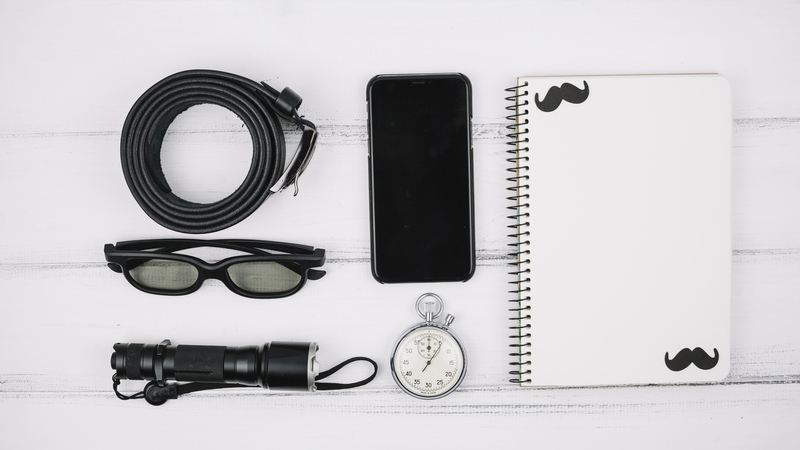
#> input picture imagenes_prueba/ejemplo_11.jpg, 800 x 450 px, found by its file name
$ python demo1.py
#> lines starting #> are read from the running program, lines starting #| are printed output that depends on the picture; after the words box and inside, x2 and y2 are one past the last pixel; in counts of white or black regions, pixels touching at a corner belong together
### contador_objetos/preprocesamiento.py
# -*- coding: utf-8 -*-
"""
Created on Tue Apr 21 22:28:49 2026

@author: emman
"""

import cv2
import numpy as np
import matplotlib.pyplot as plt


def leer_imagen(ruta_imagen):
    """
    Lee una imagen desde disco usando OpenCV.
    OpenCV la carga en formato BGR.
    """
#> called with ruta_imagen = 'imagenes_prueba/ejemplo_11.jpg'
    imagen = cv2.imread(ruta_imagen)
#> imagen is the input picture: shape (450, 800, 3); mean B, G, R 197.3, 195.1, 196.4

    if imagen is None:
        raise FileNotFoundError(f"No se pudo abrir la imagen: {ruta_imagen}")

    return imagen


def bgr_a_rgb(imagen_bgr):
    """
    Convierte una imagen de BGR a RGB manualmente.
    """
    imagen_rgb = imagen_bgr[:, :, ::-1]
    return imagen_rgb


def convertirBGR_a_grises(imagen_bgr):
    """
    Convierte una imagen BGR a escala de grises manualmente.
    Fórmula usada:
        gris = 0.2989*R + 0.587*G + 0.114*B
    """
    b = imagen_bgr[:, :, 0].astype(np.float64)
    g = imagen_bgr[:, :, 1].astype(np.float64)
    r = imagen_bgr[:, :, 2].astype(np.float64)

    gris = 0.114 * b + 0.587 * g + 0.2989 * r

    gris = np.clip(gris, 0, 255)
    gris = gris.astype(np.uint8)

    return gris

# [16 lines left out: function convertirRGB_a_grises, not called in this run]

def aplicar_convolucion(imagen, kernel, aplicar_clip=True):
    """
    Aplica una convolución manual a una imagen en escala de grises.

    Parámetros:
    - imagen: matriz 2D
    - kernel: matriz del filtro
    - aplicar_clip: si True, limita la salida entre 0 y 255
    """

    alto, ancho = imagen.shape
    k_alto, k_ancho = kernel.shape

    pad_h = k_alto // 2
    pad_w = k_ancho // 2

    imagen_padded = np.pad(imagen,
                           ((pad_h, pad_h), (pad_w, pad_w)),
                           mode='constant')

    salida = np.zeros((alto, ancho), dtype=np.float64)

    for i in range(alto):
        for j in range(ancho):
            region = imagen_padded[i:i + k_alto, j:j + k_ancho]
            valor = np.sum(region * kernel)
            salida[i, j] = valor

    if aplicar_clip:
        salida = np.clip(salida, 0, 255)
        return salida.astype(np.uint8)

    return salida

def filtro_promedio():
    kernel = np.ones((3,3))
    return kernel / np.sum(kernel)


def kernel_sobel_x():
    """
    Devuelve el kernel de Sobel en dirección X.
    """
    return np.array([[-1, 0, 1], [-2, 0, 2], [-1, 0, 1]], dtype=np.float64)


def kernel_sobel_y():
    """
    Devuelve el kernel de Sobel en dirección Y.
    """
    return np.array([[-1, -2, -1],[ 0,  0,  0], [ 1,  2,  1]], dtype=np.float64)


def calcular_magnitud_gradiente(gradiente_x, gradiente_y):
    """
    Calcula la magnitud del gradiente combinando Gx y Gy.
    """
    magnitud = np.sqrt(gradiente_x.astype(np.float64)**2 +
                       gradiente_y.astype(np.float64)**2)

    magnitud = np.clip(magnitud, 0, 255)
    return magnitud.astype(np.uint8)

def transformacion_negativa(imagen):
    """
    Aplica la transformación negativa a una imagen en escala de grises.

    Parámetro:
    - imagen: imagen en escala de grises (uint8)

    Devuelve:
    - imagen negativa
    """
    negativo = 255 - imagen
    return negativo


def calcular_matriz_harris(imagen_gris, k=0.04):
    """
    Calcula la respuesta de Harris para una imagen en escala de grises.

    Parámetros:
    - imagen_gris: imagen en escala de grises
    - k: constante de Harris

    Devuelve:
    - matriz R con la respuesta de Harris
    """
    sobel_x = kernel_sobel_x()
    sobel_y = kernel_sobel_y()

    ix = aplicar_convolucion(imagen_gris, sobel_x, aplicar_clip=False)
    iy = aplicar_convolucion(imagen_gris, sobel_y, aplicar_clip=False)

    ix2 = ix ** 2
    iy2 = iy ** 2
    ixy = ix * iy

    kernel = filtro_promedio()

    sx2 = aplicar_convolucion(ix2, kernel, aplicar_clip=False)
    sy2 = aplicar_convolucion(iy2, kernel, aplicar_clip=False)
    sxy = aplicar_convolucion(ixy, kernel, aplicar_clip=False)
#> after the loop in aplicar_convolucion (call 6), `for i in range(alto):`:
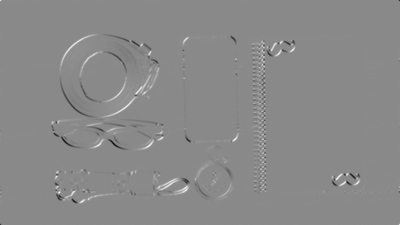
#> salida: shape (450, 800) float64 (shown at 1/2 size); min -108433.6, max 91951.9, mean 168.5; drawn with min black and max white

    det_m = (sx2 * sy2) - (sxy ** 2)
    trace_m = sx2 + sy2

    r = det_m - k * (trace_m ** 2)
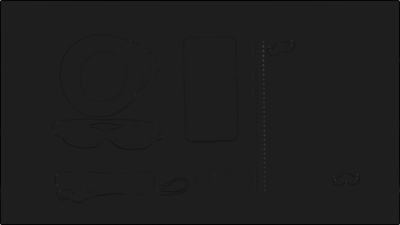
#> r: shape (450, 800) float64 (shown at 1/2 size); min -4.27e+09, max 3.19e+10, mean -61502716.8; drawn with min black and max white

    return r


def detectar_esquinas_harris(respuesta_harris, umbral_relativo=0.01):
    """
    Detecta esquinas a partir de la respuesta de Harris.

    Parámetros:
    - respuesta_harris: matriz R
    - umbral_relativo: porcentaje respecto al valor máximo

    Devuelve:
    - lista de coordenadas (fila, columna) donde hay esquinas
    """
#> called with umbral_relativo = 0.05
    esquinas = []

    r_max = np.max(respuesta_harris)
#> r_max = 3.19e+10
    umbral = umbral_relativo * r_max
#> umbral = 1.59e+09

    alto, ancho = respuesta_harris.shape

    for i in range(1, alto - 1):
        for j in range(1, ancho - 1):
            valor = respuesta_harris[i, j]

            if valor > umbral:
                ventana = respuesta_harris[i-1:i+2, j-1:j+2]

                if valor == np.max(ventana):
                    esquinas.append((i, j))
#> after the loop, esquinas = 78 pairs, first value 1 to 448, second value 1 to 798

    return esquinas

### contador_objetos/segmentacion.py
# -*- coding: utf-8 -*-
"""
Created on Tue Apr 21 22:29:08 2026

@author: emman
"""

import numpy as np

def umbralizar_imagen(imagen, umbral):
    """
    Convierte una imagen en escala de grises a binaria usando un umbral fijo.

    Parámetros:
    - imagen: imagen 2D en escala de grises
    - umbral: valor de corte

    Salida:
    - imagen binaria con valores 0 y 255
    """
    binaria = np.zeros_like(imagen, dtype=np.uint8)

    alto, ancho = imagen.shape

    for i in range(alto):
        for j in range(ancho):
            if imagen[i, j] >= umbral:
                binaria[i, j] = 255
            else:
                binaria[i, j] = 0

    return binaria


# [56 lines left out: function calcular_umbral_otsu, not called in this run]


def obtener_vecinos(i, j, alto, ancho):
    """
    Devuelve los vecinos válidos de un pixel usando conectividad de 8.
    """
    vecinos = []

    for di in [-1, 0, 1]:
        for dj in [-1, 0, 1]:
            if di == 0 and dj == 0:
                continue

            ni = i + di
            nj = j + dj

            if 0 <= ni < alto and 0 <= nj < ancho:
                vecinos.append((ni, nj))

    return vecinos


def etiquetar_componentes_conectados(imagen_binaria):
    """
    Etiqueta manualmente las regiones conectadas en una imagen binaria.

    Considera como objeto los pixeles con valor 255.
    Usa conectividad de 8.

    Devuelve:
    - etiquetas: matriz con la etiqueta de cada región
    - num_etiquetas: número total de objetos encontrados
    """
    alto, ancho = imagen_binaria.shape

    etiquetas = np.zeros((alto, ancho), dtype=np.int32)
    etiqueta_actual = 0

    for i in range(alto):
        for j in range(ancho):
            if imagen_binaria[i, j] == 255 and etiquetas[i, j] == 0:
                etiqueta_actual += 1

                cola = [(i, j)]
                etiquetas[i, j] = etiqueta_actual

                while len(cola) > 0:
                    x, y = cola.pop(0)

                    vecinos = obtener_vecinos(x, y, alto, ancho)

                    for nx, ny in vecinos:
                        if imagen_binaria[nx, ny] == 255 and etiquetas[nx, ny] == 0:
                            etiquetas[nx, ny] = etiqueta_actual
                            cola.append((nx, ny))

    return etiquetas, etiqueta_actual


# [6 lines left out: function contar_objetos, not called in this run]


def eliminar_objetos_pequenos(etiquetas, min_area):
    """
    Elimina regiones cuya área sea menor que min_area.

    Parámetros:
    - etiquetas: imagen etiquetada
    - min_area: área mínima permitida

    Devuelve:
    - etiquetas_filtradas: imagen etiquetada sin objetos pequeños
    - numero_objetos: número final de objetos válidos
    """
    etiquetas_filtradas = np.copy(etiquetas)
    etiquetas_unicas = np.unique(etiquetas_filtradas)

    # Quitamos el fondo (etiqueta 0)
    etiquetas_unicas = etiquetas_unicas[etiquetas_unicas != 0]

    for etiqueta in etiquetas_unicas:
        area = np.sum(etiquetas_filtradas == etiqueta)

        if area < min_area:
            etiquetas_filtradas[etiquetas_filtradas == etiqueta] = 0

    # Re-etiquetar para que queden consecutivas: 1, 2, 3, ...
    etiquetas_finales = np.zeros_like(etiquetas_filtradas, dtype=np.int32)
    nueva_etiqueta = 0

    etiquetas_unicas = np.unique(etiquetas_filtradas)
    etiquetas_unicas = etiquetas_unicas[etiquetas_unicas != 0]

    for etiqueta in etiquetas_unicas:
        nueva_etiqueta += 1
        etiquetas_finales[etiquetas_filtradas == etiqueta] = nueva_etiqueta

    return etiquetas_finales, nueva_etiqueta


def calcular_propiedades(etiquetas):
    """
    Calcula propiedades básicas de cada objeto etiquetado.

    Propiedades calculadas:
    - área
    - centroide
    - caja delimitadora

    Devuelve:
    - lista de diccionarios con propiedades por objeto
    """
    propiedades = []
    etiquetas_unicas = np.unique(etiquetas)

    # Quitamos fondo
    etiquetas_unicas = etiquetas_unicas[etiquetas_unicas != 0]

    for etiqueta in etiquetas_unicas:
        coords = np.where(etiquetas == etiqueta)

        filas = coords[0]
        columnas = coords[1]

        area = len(filas)

        centroide_y = np.mean(filas)
        centroide_x = np.mean(columnas)

        min_fila = np.min(filas)
        max_fila = np.max(filas)
        min_col = np.min(columnas)
        max_col = np.max(columnas)

        propiedades.append({
            "etiqueta": int(etiqueta),
            "area": int(area),
            "centroide": (float(centroide_y), float(centroide_x)),
            "caja": (int(min_fila), int(min_col), int(max_fila), int(max_col))
        })

    return propiedades

### ejemplos/demo1.py
# -*- coding: utf-8 -*-
"""
Created on Fri Apr 24 23:46:23 2026

@author: emman
"""

import numpy as np
import matplotlib.pyplot as plt

from contador_objetos.preprocesamiento import (
    leer_imagen,
    convertirBGR_a_grises,
    bgr_a_rgb,
    aplicar_convolucion,
    filtro_promedio,
    kernel_sobel_x,
    kernel_sobel_y,
    calcular_magnitud_gradiente,
    transformacion_negativa,
    calcular_matriz_harris,
    detectar_esquinas_harris
)

from contador_objetos.segmentacion import (
    umbralizar_imagen,
    etiquetar_componentes_conectados,
    contar_objetos,
    eliminar_objetos_pequenos,
    calcular_propiedades
)

ruta = "imagenes_prueba/ejemplo_11.jpg"


# Lectura y preprocesamiento
imagen = leer_imagen(ruta)
imagen_gris = convertirBGR_a_grises(imagen)
imagen_negativa = transformacion_negativa(imagen_gris)
imagen_rgb = bgr_a_rgb(imagen)

kernel_promedio = filtro_promedio()
imagen_suavizada = aplicar_convolucion(imagen_gris, kernel_promedio)


respuesta_harris = calcular_matriz_harris(imagen_suavizada, k=0.04)
esquinas = detectar_esquinas_harris(respuesta_harris, umbral_relativo=0.05)

print("Número de esquinas detectadas:", len(esquinas))
#| Número de esquinas detectadas: 78


# Detección de bordes con Sobel
sobel_x = kernel_sobel_x()
sobel_y = kernel_sobel_y()

gradiente_x = aplicar_convolucion(imagen_suavizada, sobel_x, aplicar_clip=False)
gradiente_y = aplicar_convolucion(imagen_suavizada, sobel_y, aplicar_clip=False)

bordes = calcular_magnitud_gradiente(gradiente_x, gradiente_y)


# Umbralización
umbral = 120
imagen_binaria = umbralizar_imagen(imagen_suavizada, umbral)
#> after the loop in umbralizar_imagen, `for i in range(alto):`:
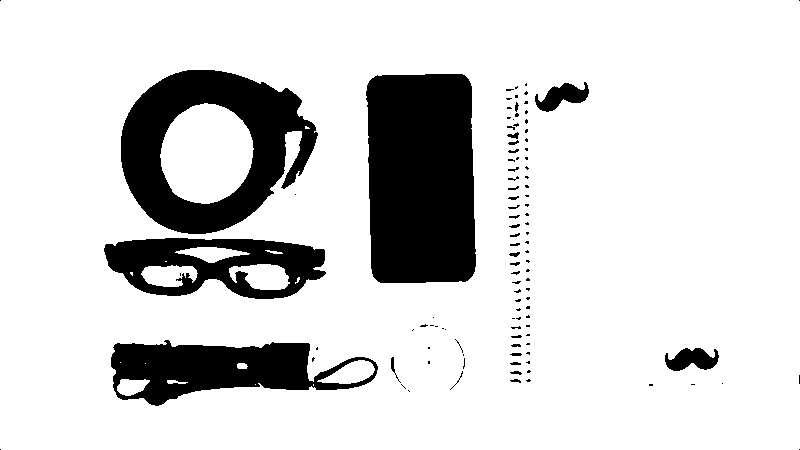
#> binaria: shape (450, 800); 83.9% white; 108 black regions (79 under 20 px), largest, box (x1, y1, x2, y2) and area: (366, 74, 476, 283) 21534, (121, 70, 318, 234) 16117, (111, 340, 378, 406) 9591

# Si alguna vez los objetos quedan negros y el fondo blanco, descomenta esto:
imagen_binaria = 255 - imagen_binaria

# Segmentación y conteo

etiquetas, numero_objetos = etiquetar_componentes_conectados(imagen_binaria)
#> after the loop in etiquetar_componentes_conectados, `for i in range(alto):`:
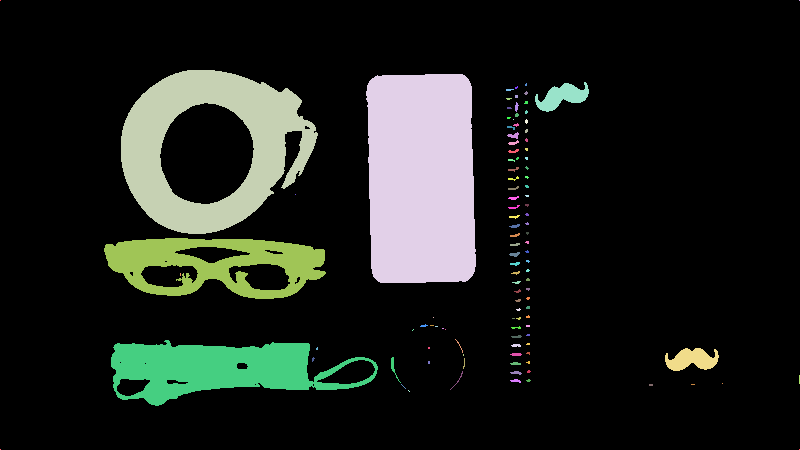
#> etiquetas: shape (450, 800) int32; 109 distinct labels, from 0 to 108; one colour per label, 0 black
#> numero_objetos = 108

# Filtrado de objetos pequeños
min_area = 50
etiquetas_filtradas, numero_objetos_filtrados = eliminar_objetos_pequenos(etiquetas, min_area)
#> in eliminar_objetos_pequenos, `etiquetas_unicas = np.unique(etiquetas_filtradas)`: etiquetas_unicas = 109 values from 0 to 108
#> in eliminar_objetos_pequenos, `etiquetas_unicas = etiquetas_unicas[etiquetas_unicas != 0]`: etiquetas_unicas = 108 values from 1 to 108
#> the loop in eliminar_objetos_pequenos, `for etiqueta in etiquetas_unicas:` made 108 passes
#> area on passes 3, 4, 5, 13, 23, 25, 27, 32: 16117, 21534, 846, 24, 44, 29, 26, 24
#> after the loop in eliminar_objetos_pequenos, `for etiqueta in etiquetas_unicas:`:
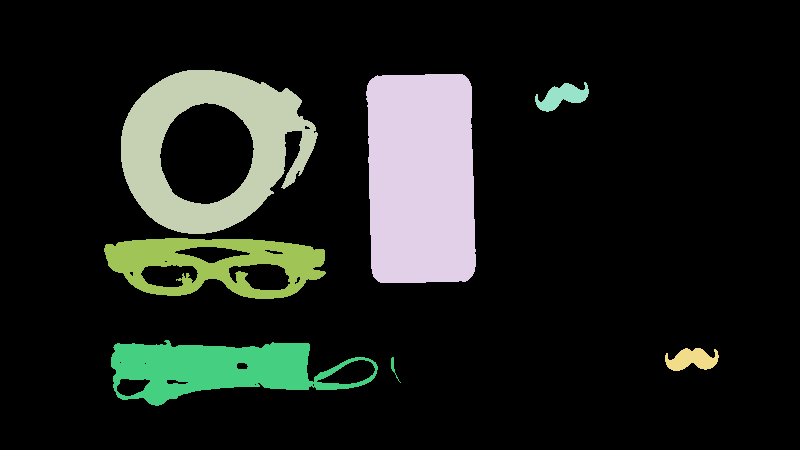
#> etiquetas_filtradas: shape (450, 800) int32; 8 distinct labels, from 0 to 91; one colour per label, 0 black
#> in eliminar_objetos_pequenos, `etiquetas_unicas = np.unique(etiquetas_filtradas)`: etiquetas_unicas = [0, 3, 4, 5, 48, 81, 86, 91]
#> in eliminar_objetos_pequenos, `etiquetas_unicas = etiquetas_unicas[etiquetas_unicas != 0]`: etiquetas_unicas = [3, 4, 5, 48, 81, 86, 91]
#> the loop in eliminar_objetos_pequenos, `for etiqueta in etiquetas_unicas:` made 7 passes
#> etiqueta on passes 1 to 7: 3, 4, 5, 48, 81, 86, 91
#> after the loop in eliminar_objetos_pequenos, `for etiqueta in etiquetas_unicas:`:
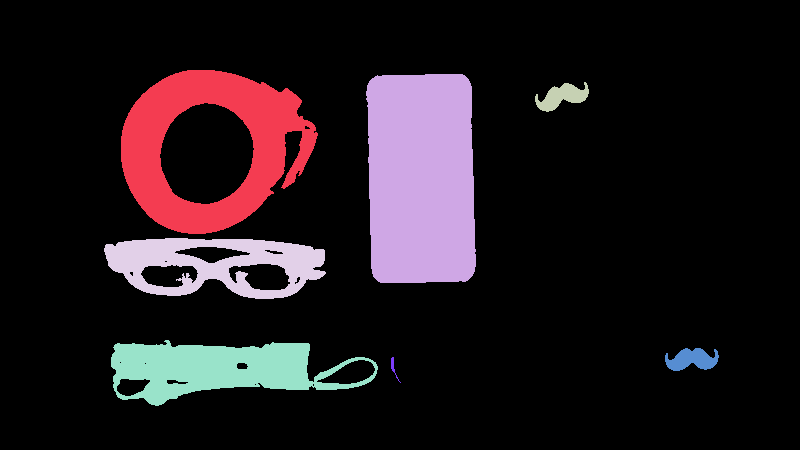
#> etiquetas_finales: shape (450, 800) int32; 8 distinct labels, from 0 to 7; one colour per label, 0 black
#> after the loop in eliminar_objetos_pequenos, `for etiqueta in etiquetas_unicas:`: nueva_etiqueta = 7
#> numero_objetos_filtrados = 7

# Propiedades de cada objeto
propiedades = calcular_propiedades(etiquetas_filtradas)
#> in calcular_propiedades, `etiquetas_unicas = np.unique(etiquetas)`: etiquetas_unicas = [0, 1, 2, 3, 4, 5, 6, 7]
#> in calcular_propiedades, `etiquetas_unicas = etiquetas_unicas[etiquetas_unicas != 0]`: etiquetas_unicas = [1, 2, 3, 4, 5, 6, 7]
#> the loop in calcular_propiedades, `for etiqueta in etiquetas_unicas:` made 7 passes
#> (coords, area, centroide_y, centroide_x, min_fila, max_fila, min_col, max_col) on passes 1 to 4: (16117 positions, rows 70 to 233, columns 121 to 317, 16117, 145.8, 211.1, 70, 233, 121, 317), (21534 positions, rows 74 to 282, columns 366 to 475, 21534, 178, 420.8, 74, 282, 366, 475), (846 positions, rows 82 to 111, columns 535 to 588, 846, 96.24, 561.8, 82, 111, 535, 588), (7771 positions, rows 238 to 298, columns 104 to 325, 7771, 263.6, 214.7, 238, 298, 104, 325)
#> after the loop in calcular_propiedades, `for etiqueta in etiquetas_unicas:`: propiedades = 7 items
#> propiedades = 7 items


# Resultados en consola

print("Número de objetos detectados antes del filtrado:", numero_objetos)
#| Número de objetos detectados antes del filtrado: 108
print("Número de objetos detectados después del filtrado:", numero_objetos_filtrados)
#| Número de objetos detectados después del filtrado: 7
print()

for obj in propiedades:
    print(f"Objeto {obj['etiqueta']}:")
    print(f"  Área = {obj['area']}")
    print(f"  Centroide = {obj['centroide']}")
    print(f"  Caja = {obj['caja']}")
    print()
#> this loop made 7 passes
#> (printed output is left out)


# Visualización
plt.figure(figsize=(18, 12))

plt.subplot(3, 4, 1)
plt.imshow(imagen_rgb)
plt.title("Imagen original")
plt.axis("off")

plt.subplot(3, 4, 2)
plt.imshow(imagen_gris, cmap="gray")
plt.title("Escala de grises")
plt.axis("off")

plt.subplot(3, 4, 3)
plt.imshow(imagen_negativa, cmap="gray")
plt.title("Transformación negativa")
plt.axis("off")

plt.subplot(3, 4, 4)
plt.imshow(np.clip(np.abs(gradiente_x), 0, 255), cmap="gray")
plt.title("Sobel en X")
plt.axis("off")

plt.subplot(3, 4, 5)
plt.imshow(np.clip(np.abs(gradiente_y), 0, 255), cmap="gray")
plt.title("Sobel en Y")
plt.axis("off")

plt.subplot(3, 4, 6)
plt.imshow(bordes, cmap="gray")
plt.title("Magnitud del gradiente")
plt.axis("off")

plt.subplot(3, 4, 7)
plt.imshow(imagen_binaria, cmap="gray")
plt.title(f"Umbral (T={umbral})")
plt.axis("off")

plt.subplot(3, 4, 8)
plt.imshow(etiquetas_filtradas, cmap="nipy_spectral")
plt.title(f"Objetos filtrados: {numero_objetos_filtrados}")
plt.axis("off")

plt.subplot(3, 4, 9)
plt.imshow(imagen_rgb)
plt.title("Centroides de objetos")
plt.axis("off")

for obj in propiedades:
    cy, cx = obj["centroide"]
    plt.plot(cx, cy, 'ro')
    plt.text(cx + 5, cy, str(obj["etiqueta"]), color='yellow', fontsize=12)
#> this loop made 7 passes
#> (cy, cx) on passes 1 to 7: (145.8, 211.1), (178, 420.8), (96.24, 561.8), (263.6, 214.7), (368.5, 218.1), (359.3, 691.6), (366.8, 393.2)

plt.subplot(3, 4, 10)
plt.imshow(respuesta_harris, cmap="hot")
plt.title("Respuesta Harris")
plt.axis("off")

plt.subplot(3, 4, 11)
plt.imshow(imagen_rgb)
plt.title("Esquinas detectadas")
plt.axis("off")

for y, x in esquinas:
    plt.plot(x, y, 'c.', markersize=4)
#> this loop made 78 passes
#> (y, x) on passes 1 to 8: (1, 1), (1, 798), (81, 584), (84, 527), (86, 559), (88, 583), (89, 506), (91, 526)

plt.tight_layout()
plt.show()
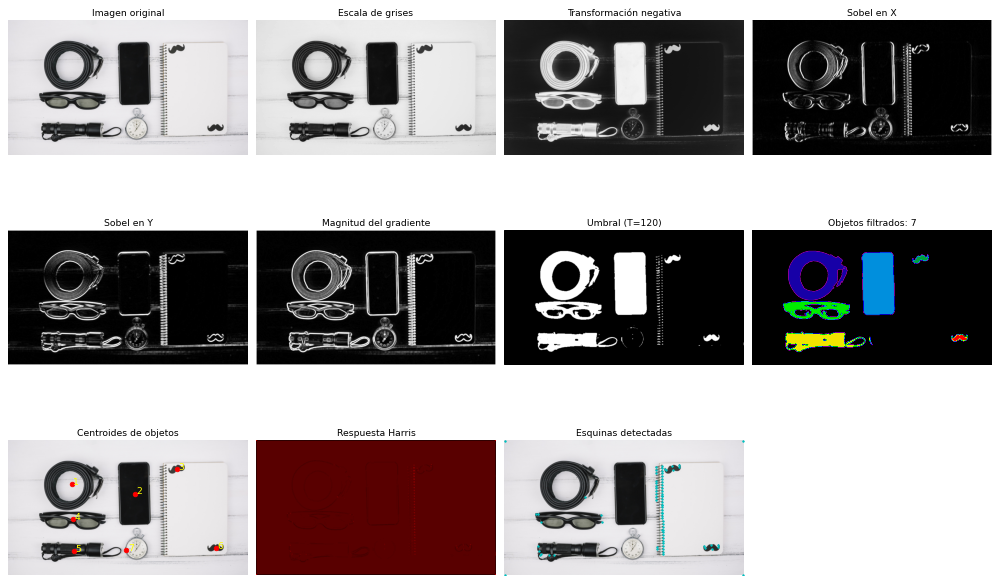
#> figure drawn by matplotlib, 11 panels
